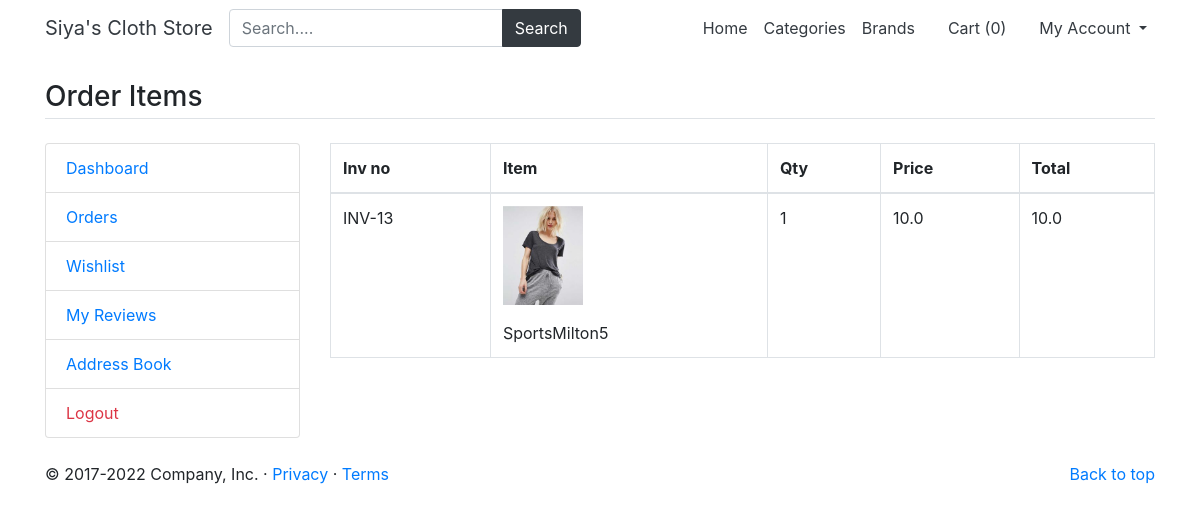
The page /my-orders-items/13 on the database its author committed.
### main/models.py (models this page shows, shortened)
class CartOrderItems(models.Model):
    order=models.ForeignKey(CartOrder,on_delete=models.CASCADE)
    invoice_no=models.CharField(max_length=150)
    item=models.CharField(max_length=150)
    image=models.CharField(max_length=200)
    qty=models.IntegerField()
    price=models.FloatField()
    total=models.FloatField()
    class Meta:
        verbose_name_plural='9. Order Items'

### userapp/views.py (the view)
# urls.py: path('my-orders-items/<int:id>',userapp_views.my_order_items, name='my_order_items'),
def my_order_items(request,id):
	order=CartOrder.objects.get(pk=id)
	orderitems=CartOrderItems.objects.filter(order=order).order_by('-id')
	return render(request, 'userapp/order-items.html',{'orderitems':orderitems})

### main/template_context.py (called while the page is built)
def get_filters(request):
    colors = ProductAttribute.objects.distinct().values('color__title', 'color__id', 'color__color_code')
    cats = Product.objects.distinct().values('category__title', 'category__id')
    brands = Product.objects.distinct().values('brand__title', 'brand__id')
    sizes = ProductAttribute.objects.distinct().values('size__title', 'size__id')
    minMaxPrice = ProductAttribute.objects.aggregate(Min('price'),Max('price'))
    data={'colors':colors,
			'cats': cats,
			'brands': brands,
			'sizes': sizes,
            'minMaxPrice':minMaxPrice
          }
    return data

### userapp/templates/userapp/order-items.html
{% extends 'main/base.html' %}
{% load static %}
{% block content %}
<main class="container my-4">
	<h3 class="my-4 border-bottom pb-1">Order Items</h3>
	<div class="row">
		<div class="col-md-3">
			{% include 'userapp/user-sidebar.html' %}
		</div>
		<div class="col-md-9">
			<div class="table-responsive">
				<table class="table-bordered table">
					<thead>
						<tr>
							<th>Inv no</th>
							<th>Item</th>
							<th>Qty</th>
							<th>Price</th>
							<th>Total</th>
						</tr>
					</thead>
					<tbody>
						{% for item in orderitems %}
						<tr>
							<td>{{item.invoice_no}}</td>
							<td>
								<p><img src="{{item.image}}" width="80" /></p>
								{{item.item}}
							</td>
							<td>{{item.qty}}</td>
							<td>{{item.price}}</td>
							<td>{{item.total}}</td>
						</tr>
						{% endfor %}
					</tbody>
				</table>
			</div>
		</div>
	</div>
</main>
{% endblock %}

### rows shown on the page
CartOrderItems: invoice_no "INV-13", image (picture), item "SportsMilton5", qty "1", price "10.0", total "10.0"

### other values the page prints
{{ request.session.cartdata|length }} "0"
